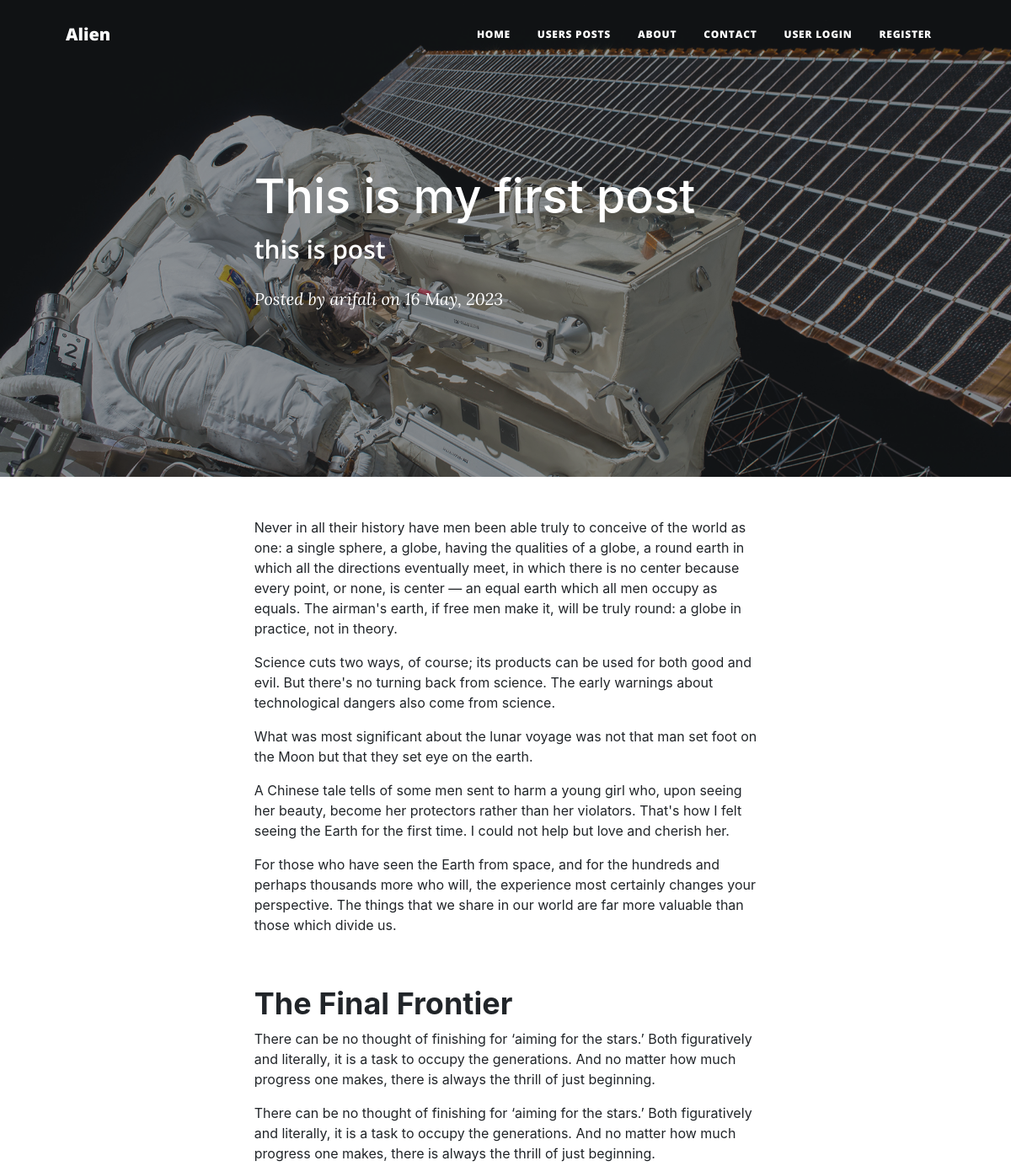
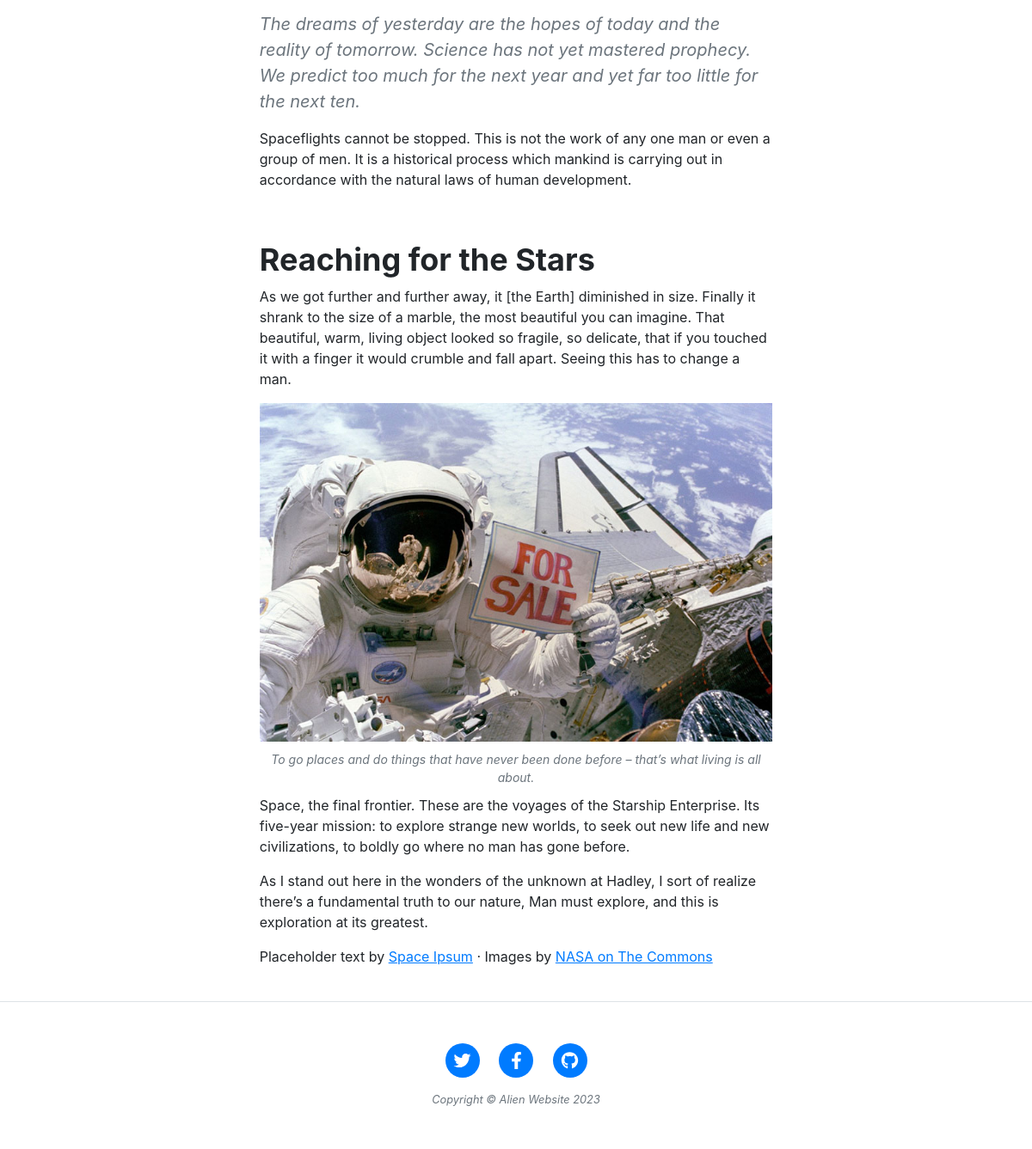
The page /userpost/4 on the database its author committed (2 pictures, top to bottom).
### models.py (models this page shows, shortened)
class Userposts(db.Model):
    __bind_key__ = 'site_db'
    __tablename__ = 'post'
    sno = db.Column(db.Integer, primary_key=True, autoincrement=True)
    title = db.Column(db.String(100), nullable=False)
    sub_heading = db.Column(db.Text, nullable=False)
    date = db.Column(db.DateTime, nullable=False,
                     default=datetime.datetime.now())
    content = db.Column(db.Text, nullable=False)
    slug = db.Column(db.String(80), nullable=False)
    background_img = db.Column(db.String(80), nullable=False)
    postby = db.Column(db.String(), nullable=False)
    user_id = db.Column(db.Integer, db.ForeignKey('user.id'), nullable=False)

### posts/routes.py (the view)
@posts.route('/userpost/<int:sno>', methods=['GET'])
def user_post(sno):
    with current_app.app_context():
        params=current_app.config['params']
    if(not sno or type(sno)!=int):
        flash(f'no url path')
        return redirect('/home')
    post = Userposts.query.filter(Userposts.sno==sno).first()
    if(not post):
        abort(403)
    post.content = getRenderend(post.content)
    return render_template('post.html', params=params, post=post)

### utils.py (called while the page is built)
def getRenderend(content):
    custom_env = Environment()
    custom_env.globals['url_for'] = url_for
    rendered_body = custom_env.from_string(content).render()
    return rendered_body

### templates/post.html (shortened to what this page needs)
{% extends 'layout.html' %}  {% block header %} {% set Urlimg = 'assets/img/' +
post.background_img %}
<header
  class="masthead"
  style="background-image: url('{{url_for('static',filename=Urlimg)}}')"
>
  <div class="container position-relative px-4 px-lg-5">
    <div class="row gx-4 gx-lg-5 justify-content-center">
      <div class="col-md-10 col-lg-8 col-xl-7">
        <div class="post-heading">
          <h1>{{post.title}}</h1>
          <h2 class="subheading">{{post.sub_heading}}</h2>
          <span class="meta">
            Posted by
            <a href="/">{{post.postby}}</a>
            on {{post.date.strftime("%d %B, %Y")}}
          </span>
        </div>
      </div>
    </div>
  </div>
</header>
{% endblock %} {% block body %}
<article class="mb-4">
  <div class="container px-4 px-lg-5">
    <div class="row gx-4 gx-lg-5 justify-content-center">
      <div class="col-md-10 col-lg-8 col-xl-7">{{ post.content | safe }}</div>
    </div>
  </div>
</article>
{% endblock %}

### rows shown on the page
Userposts: title "This is my first post", sub_heading "this is post", postby "arifali", date "16 May, 2023", content "Never in all their history have men been able truly to conceive of the world as one: a single sphere, a globe, having the qualities of a globe, a round earth in which all the directions eventually meet, in which there is no center because every point, or none, is center — an equal earth which all men occupy as equals. The airman's earth, if free men make it, will be truly round: a globe in practice, not in theory. Science cuts two ways, of course; its products can be used for both good and evil. But there's no turning back from science. The early warnings about technological dangers also come from science. What was most significant about the lunar voyage was not that man set foot on the…", content (picture)
